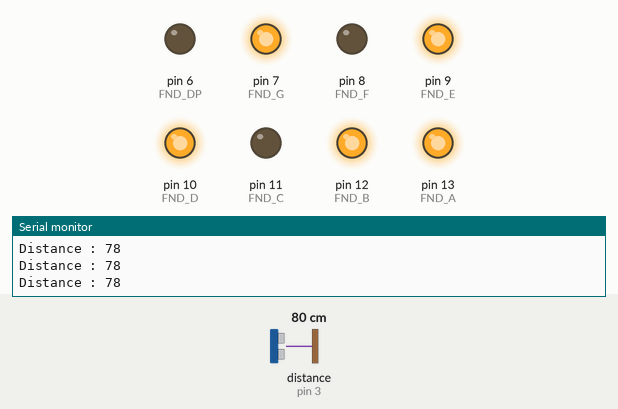
Simulated run of this sketch. Board: Arduino Uno, built with avr-gcc and run on an emulated ATmega328P. On the bench: output pins drawn as LEDs (lit = HIGH), the last lines printed to the serial monitor. Wiring (inferred from the names in the program): ultrasonic range finder: trigger pin 2; echo pin 3. The test bench sets the inputs (shaded band); at power-on: distance to the obstacle (sensor on pin 3) 80 cm. The echo pulse lasts 58.3 µs per cm; pins used as bus, display or sensor lines are not drawn.

Above: at 1.2 s.
1.3 s: distance to the obstacle (sensor on pin 3) set to 46 cm
4.3 s: distance to the obstacle (sensor on pin 3) set to 37 cm
At 5.4 s:
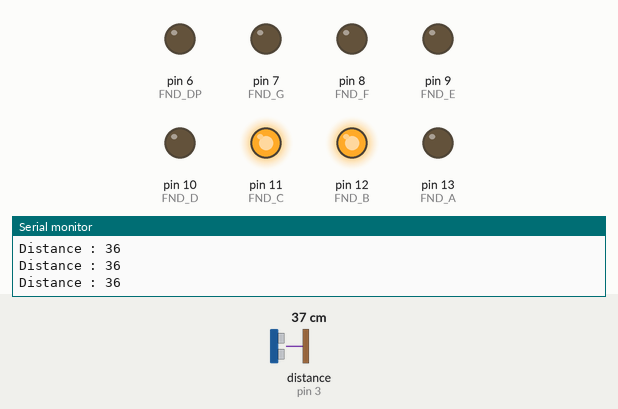
5.8 s: distance to the obstacle (sensor on pin 3) set to 23 cm
7.3 s: distance to the obstacle (sensor on pin 3) set to 20 cm
At 8.5 s:
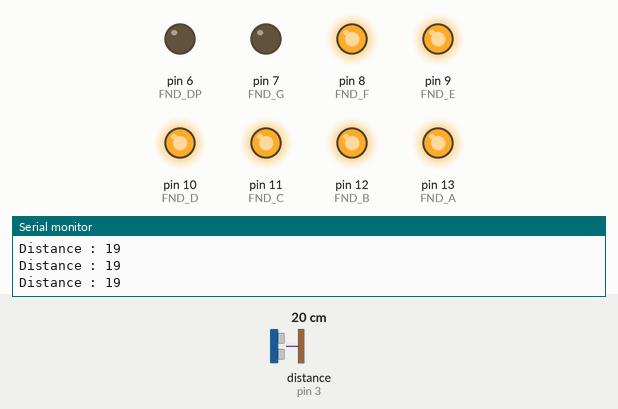
8.8 s: distance to the obstacle (sensor on pin 3) set to 35 cm
At 9.2 s:
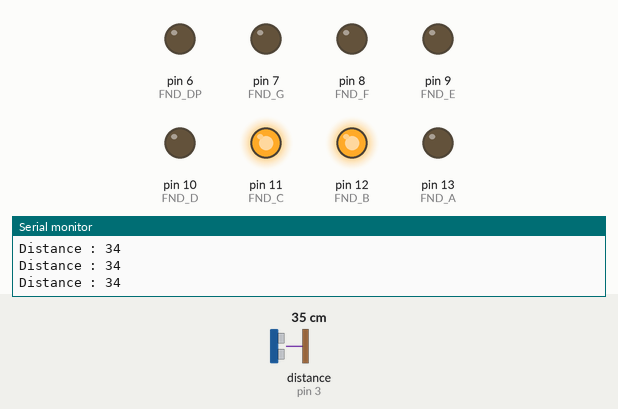
11.8 s: distance to the obstacle (sensor on pin 3) set to 2 cm
At 12.5 s:
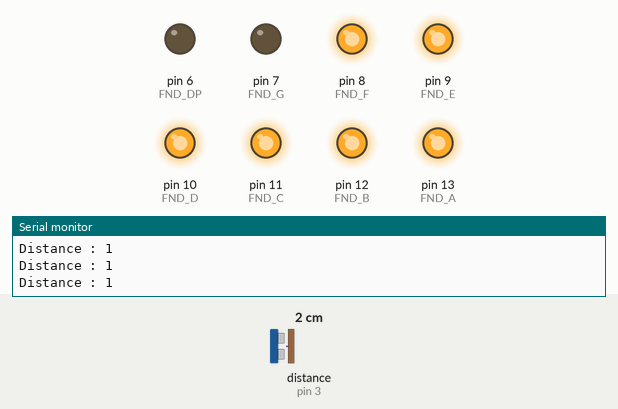
Timing chart, 0 to 14.3 s (numbered marks = the images above; inputs shaded):
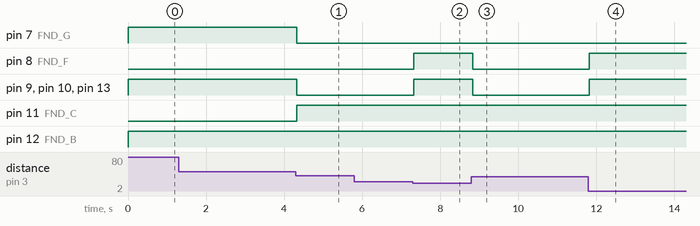

The sketch:

FND_Ultrasonic.ino
```cpp
int FND_A = 13;
int FND_B = 12;
int FND_C = 11;
int FND_D = 10;
int FND_E = 9;
int FND_F = 8;
int FND_G = 7;
int FND_DP = 6;

int pin_Echo = 3;
int pin_Trig = 2;

void setup() {
  Serial.begin(9600);
  pinMode(FND_A, OUTPUT);
  pinMode(FND_B, OUTPUT);
  pinMode(FND_C, OUTPUT);
  pinMode(FND_D, OUTPUT);
  pinMode(FND_E, OUTPUT);
  pinMode(FND_F, OUTPUT);
  pinMode(FND_G, OUTPUT);
  pinMode(FND_DP, OUTPUT);
  pinMode(pin_Echo, INPUT);
  pinMode(pin_Trig, OUTPUT);
}

long duration;
int distance;

void loop() {
  digitalWrite(pin_Trig , LOW);
  delayMicroseconds(2);
  digitalWrite(pin_Trig, HIGH);
  delayMicroseconds(10);
  digitalWrite(pin_Trig , LOW);
  duration = pulseIn(pin_Echo,HIGH);
  distance = duration * 340 * 100 / 1000000/2;

  Serial.print("Distance : ");
  Serial.println(distance);

  if(distance < 21 && distance > 0){
    FND(1,1,1,1,1,1,0,0);//0
  }else if(distance > 20 && distance < 41){
    FND(0,1,1,0,0,0,0,0);//1
  }else if(distance > 40 ){
    FND(1,1,0,1,1,0,1,0);//2
  }else{
    FND(0,0,0,0,0,0,0,0);//OFF
  }
}

void FND(int A , int B , int C , int D , int E , int F , int G , int DP){
  digitalWrite(FND_A,A);
  digitalWrite(FND_B,B);
  digitalWrite(FND_C,C);
  digitalWrite(FND_D,D);
  digitalWrite(FND_E,E);
  digitalWrite(FND_F,F);
  digitalWrite(FND_G,G);
  digitalWrite(FND_DP,DP);
}
```

Measured:
- the behaviour switches between 42 and 41 cm on distance to the obstacle (sensor on pin 3) (found by bisection; images 0 and 1)
- the behaviour switches between 22 and 21 cm on distance to the obstacle (sensor on pin 3) (found by bisection; images 1 and 2)
- after the input at 4.3 s, pin 7 (FND_G), pin 9 (FND_E), pin 10 (FND_D), pin 13 (FND_A): HIGH → LOW at once; pin 11 (FND_C): LOW → HIGH at once
- after the input at 7.3 s, pin 8 (FND_F), pin 9 (FND_E), pin 10 (FND_D), pin 13 (FND_A): LOW → HIGH at once
- after the input at 8.8 s, pin 8 (FND_F), pin 9 (FND_E), pin 10 (FND_D), pin 13 (FND_A): HIGH → LOW at once
- after the input at 11.8 s, pin 8 (FND_F), pin 9 (FND_E), pin 10 (FND_D), pin 13 (FND_A): LOW → HIGH at once
